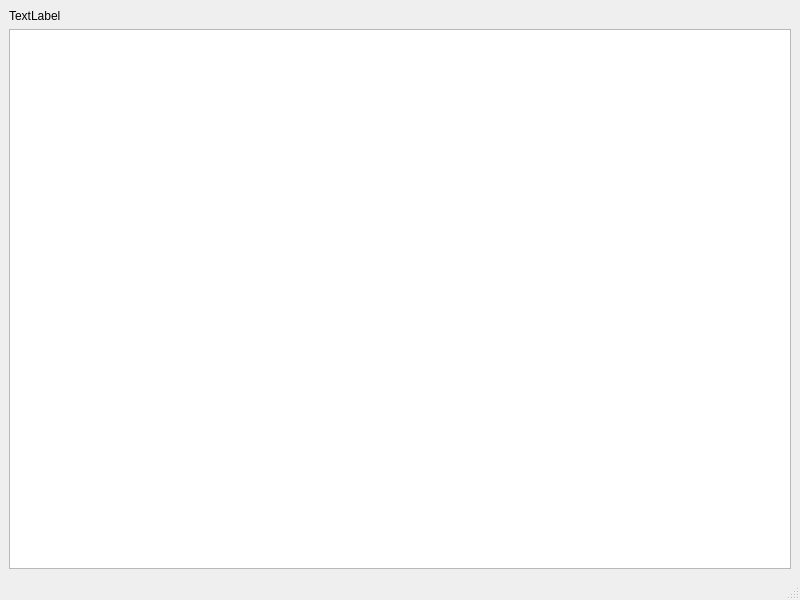
<?xml version="1.0" encoding="UTF-8"?>
<ui version="4.0">
 <class>MainWindow</class>
 <widget class="QMainWindow" name="MainWindow">
  <property name="geometry">
   <rect>
    <x>0</x>
    <y>0</y>
    <width>800</width>
    <height>600</height>
   </rect>
  </property>
  <property name="windowTitle">
   <string>MainWindow</string>
  </property>
  <widget class="QWidget" name="centralwidget">
   <property name="sizePolicy">
    <sizepolicy hsizetype="Expanding" vsizetype="Expanding">
     <horstretch>0</horstretch>
     <verstretch>0</verstretch>
    </sizepolicy>
   </property>
   <layout class="QVBoxLayout" name="verticalLayout_2">
    <item>
     <widget class="QLabel" name="label">
      <property name="text">
       <string>TextLabel</string>
      </property>
     </widget>
    </item>
    <item>
     <widget class="QGraphicsView" name="graphicsView"/>
    </item>
   </layout>
  </widget>
  <widget class="QMenuBar" name="menubar">
   <property name="geometry">
    <rect>
     <x>0</x>
     <y>0</y>
     <width>800</width>
     <height>21</height>
    </rect>
   </property>
  </widget>
  <widget class="QStatusBar" name="statusbar"/>
 </widget>
 <resources/>
 <connections/>
</ui>
